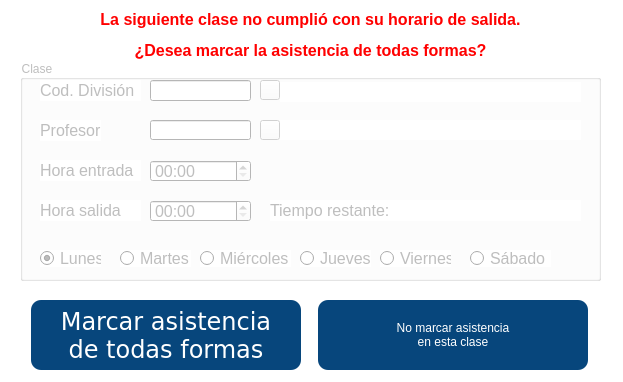
<?xml version="1.0" encoding="UTF-8"?>
<ui version="4.0">
 <class>AdvertenciaAsistencia</class>
 <widget class="QDialog" name="AdvertenciaAsistencia">
  <property name="geometry">
   <rect>
    <x>0</x>
    <y>0</y>
    <width>623</width>
    <height>382</height>
   </rect>
  </property>
  <property name="windowTitle">
   <string>Asistencia</string>
  </property>
  <property name="styleSheet">
   <string notr="true">background-color: rgb(255, 255, 255);</string>
  </property>
  <widget class="QWidget" name="horizontalLayoutWidget">
   <property name="geometry">
    <rect>
     <x>20</x>
     <y>300</y>
     <width>581</width>
     <height>71</height>
    </rect>
   </property>
   <layout class="QHBoxLayout" name="horizontalLayout">
    <item>
     <widget class="QPushButton" name="Bt_marcar">
      <property name="maximumSize">
       <size>
        <width>270</width>
        <height>70</height>
       </size>
      </property>
      <property name="font">
       <font>
        <family>Verdana</family>
        <pointsize>18</pointsize>
        <weight>50</weight>
        <italic>false</italic>
        <bold>false</bold>
       </font>
      </property>
      <property name="focusPolicy">
       <enum>Qt::NoFocus</enum>
      </property>
      <property name="styleSheet">
       <string notr="true">background-color: rgb(7, 70, 124);
font: 18pt &quot;Verdana&quot;;
border-radius: 10px;
color: rgb(255, 255, 255);</string>
      </property>
      <property name="text">
       <string>Marcar asistencia 
de todas formas</string>
      </property>
     </widget>
    </item>
    <item>
     <widget class="QPushButton" name="Bt_no_marcar">
      <property name="maximumSize">
       <size>
        <width>270</width>
        <height>70</height>
       </size>
      </property>
      <property name="styleSheet">
       <string notr="true">background-color: rgb(7, 70, 124);
font: 18pt &quot;Verdana&quot;;
border-radius: 10px;
color: rgb(255, 255, 255);</string>
      </property>
      <property name="text">
       <string>No marcar asistencia 
en esta clase</string>
      </property>
     </widget>
    </item>
   </layout>
  </widget>
  <widget class="QLabel" name="label_2">
   <property name="geometry">
    <rect>
     <x>20</x>
     <y>10</y>
     <width>581</width>
     <height>51</height>
    </rect>
   </property>
   <property name="font">
    <font>
     <family>Tahoma</family>
     <pointsize>12</pointsize>
    </font>
   </property>
   <property name="text">
    <string>&lt;html&gt;&lt;head/&gt;&lt;body&gt;&lt;p align=&quot;center&quot;&gt;&lt;span style=&quot; font-weight:600; color:#ff0000;&quot;&gt;La siguiente clase no cumplió con su horario de salida.&lt;/span&gt;&lt;/p&gt;&lt;p align=&quot;center&quot;&gt;&lt;span style=&quot; font-weight:600; color:#ff0000;&quot;&gt;¿Desea marcar la asistencia de todas formas?&lt;/span&gt;&lt;/p&gt;&lt;/body&gt;&lt;/html&gt;</string>
   </property>
  </widget>
  <widget class="QGroupBox" name="groupBox">
   <property name="enabled">
    <bool>false</bool>
   </property>
   <property name="geometry">
    <rect>
     <x>20</x>
     <y>60</y>
     <width>581</width>
     <height>221</height>
    </rect>
   </property>
   <property name="title">
    <string>Clase</string>
   </property>
   <widget class="QRadioButton" name="bt_sabado">
    <property name="geometry">
     <rect>
      <x>450</x>
      <y>190</y>
      <width>81</width>
      <height>17</height>
     </rect>
    </property>
    <property name="font">
     <font>
      <family>Tahoma</family>
      <pointsize>12</pointsize>
     </font>
    </property>
    <property name="text">
     <string>Sábado</string>
    </property>
   </widget>
   <widget class="QLabel" name="label">
    <property name="geometry">
     <rect>
      <x>20</x>
      <y>20</y>
      <width>101</width>
      <height>21</height>
     </rect>
    </property>
    <property name="font">
     <font>
      <family>Tahoma</family>
      <pointsize>12</pointsize>
     </font>
    </property>
    <property name="text">
     <string>Cod. División</string>
    </property>
   </widget>
   <widget class="QPushButton" name="bt_division">
    <property name="geometry">
     <rect>
      <x>240</x>
      <y>20</y>
      <width>20</width>
      <height>20</height>
     </rect>
    </property>
    <property name="maximumSize">
     <size>
      <width>16777215</width>
      <height>16777208</height>
     </size>
    </property>
    <property name="font">
     <font>
      <family>MS Shell Dlg 2</family>
      <pointsize>16</pointsize>
      <weight>50</weight>
      <italic>false</italic>
      <bold>false</bold>
     </font>
    </property>
    <property name="styleSheet">
     <string notr="true">background-color: rgb(255, 255, 255);
font: 16pt &quot;MS Shell Dlg 2&quot;;</string>
    </property>
    <property name="text">
     <string/>
    </property>
    <property name="icon">
     <iconset>
      <normaloff>../../lupa.png</normaloff>../../lupa.png</iconset>
    </property>
    <property name="autoDefault">
     <bool>true</bool>
    </property>
    <property name="flat">
     <bool>false</bool>
    </property>
   </widget>
   <widget class="QLabel" name="label_3">
    <property name="geometry">
     <rect>
      <x>20</x>
      <y>100</y>
      <width>101</width>
      <height>21</height>
     </rect>
    </property>
    <property name="font">
     <font>
      <family>Tahoma</family>
      <pointsize>12</pointsize>
     </font>
    </property>
    <property name="text">
     <string>Hora entrada</string>
    </property>
   </widget>
   <widget class="QLineEdit" name="tx_codigo_division">
    <property name="geometry">
     <rect>
      <x>130</x>
      <y>20</y>
      <width>101</width>
      <height>21</height>
     </rect>
    </property>
    <property name="font">
     <font>
      <family>Tahoma</family>
      <pointsize>12</pointsize>
     </font>
    </property>
    <property name="inputMask">
     <string/>
    </property>
    <property name="text">
     <string/>
    </property>
   </widget>
   <widget class="QLabel" name="label_4">
    <property name="geometry">
     <rect>
      <x>20</x>
      <y>60</y>
      <width>61</width>
      <height>21</height>
     </rect>
    </property>
    <property name="font">
     <font>
      <family>Tahoma</family>
      <pointsize>12</pointsize>
     </font>
    </property>
    <property name="text">
     <string>Profesor</string>
    </property>
   </widget>
   <widget class="QRadioButton" name="bt_lunes">
    <property name="geometry">
     <rect>
      <x>20</x>
      <y>190</y>
      <width>61</width>
      <height>17</height>
     </rect>
    </property>
    <property name="font">
     <font>
      <family>Tahoma</family>
      <pointsize>12</pointsize>
     </font>
    </property>
    <property name="text">
     <string>Lunes</string>
    </property>
    <property name="checked">
     <bool>true</bool>
    </property>
   </widget>
   <widget class="QLabel" name="lb_division">
    <property name="geometry">
     <rect>
      <x>260</x>
      <y>22</y>
      <width>301</width>
      <height>20</height>
     </rect>
    </property>
    <property name="font">
     <font>
      <family>Tahoma</family>
      <pointsize>12</pointsize>
     </font>
    </property>
    <property name="text">
     <string/>
    </property>
   </widget>
   <widget class="QRadioButton" name="bt_martes">
    <property name="geometry">
     <rect>
      <x>100</x>
      <y>190</y>
      <width>71</width>
      <height>17</height>
     </rect>
    </property>
    <property name="font">
     <font>
      <family>Tahoma</family>
      <pointsize>12</pointsize>
     </font>
    </property>
    <property name="text">
     <string>Martes</string>
    </property>
   </widget>
   <widget class="QTimeEdit" name="tx_salida">
    <property name="geometry">
     <rect>
      <x>130</x>
      <y>140</y>
      <width>101</width>
      <height>22</height>
     </rect>
    </property>
    <property name="font">
     <font>
      <family>Tahoma</family>
      <pointsize>12</pointsize>
     </font>
    </property>
    <property name="displayFormat">
     <string>hh:mm</string>
    </property>
    <property name="calendarPopup">
     <bool>false</bool>
    </property>
   </widget>
   <widget class="QRadioButton" name="bt_miercoles">
    <property name="geometry">
     <rect>
      <x>180</x>
      <y>190</y>
      <width>91</width>
      <height>17</height>
     </rect>
    </property>
    <property name="font">
     <font>
      <family>Tahoma</family>
      <pointsize>12</pointsize>
     </font>
    </property>
    <property name="text">
     <string>Miércoles</string>
    </property>
   </widget>
   <widget class="QTimeEdit" name="tx_entrada">
    <property name="geometry">
     <rect>
      <x>130</x>
      <y>100</y>
      <width>101</width>
      <height>22</height>
     </rect>
    </property>
    <property name="font">
     <font>
      <family>Tahoma</family>
      <pointsize>12</pointsize>
     </font>
    </property>
    <property name="displayFormat">
     <string>hh:mm</string>
    </property>
    <property name="calendarPopup">
     <bool>false</bool>
    </property>
   </widget>
   <widget class="QRadioButton" name="bt_jueves">
    <property name="geometry">
     <rect>
      <x>280</x>
      <y>190</y>
      <width>71</width>
      <height>17</height>
     </rect>
    </property>
    <property name="font">
     <font>
      <family>Tahoma</family>
      <pointsize>12</pointsize>
     </font>
    </property>
    <property name="text">
     <string>Jueves</string>
    </property>
   </widget>
   <widget class="QLineEdit" name="tx_dni_profesor">
    <property name="geometry">
     <rect>
      <x>130</x>
      <y>60</y>
      <width>101</width>
      <height>20</height>
     </rect>
    </property>
    <property name="font">
     <font>
      <family>Tahoma</family>
      <pointsize>12</pointsize>
     </font>
    </property>
    <property name="text">
     <string/>
    </property>
   </widget>
   <widget class="QRadioButton" name="bt_viernes">
    <property name="geometry">
     <rect>
      <x>360</x>
      <y>190</y>
      <width>71</width>
      <height>17</height>
     </rect>
    </property>
    <property name="font">
     <font>
      <family>Tahoma</family>
      <pointsize>12</pointsize>
     </font>
    </property>
    <property name="text">
     <string>Viernes</string>
    </property>
   </widget>
   <widget class="QLabel" name="label_5">
    <property name="geometry">
     <rect>
      <x>20</x>
      <y>140</y>
      <width>101</width>
      <height>21</height>
     </rect>
    </property>
    <property name="font">
     <font>
      <family>Tahoma</family>
      <pointsize>12</pointsize>
     </font>
    </property>
    <property name="text">
     <string>Hora salida</string>
    </property>
   </widget>
   <widget class="QPushButton" name="bt_profesor">
    <property name="geometry">
     <rect>
      <x>240</x>
      <y>60</y>
      <width>20</width>
      <height>20</height>
     </rect>
    </property>
    <property name="font">
     <font>
      <family>MS Shell Dlg 2</family>
      <pointsize>16</pointsize>
      <weight>50</weight>
      <italic>false</italic>
      <bold>false</bold>
     </font>
    </property>
    <property name="styleSheet">
     <string notr="true">background-color: rgb(255, 255, 255);
font: 16pt &quot;MS Shell Dlg 2&quot;;</string>
    </property>
    <property name="text">
     <string/>
    </property>
    <property name="icon">
     <iconset>
      <normaloff>../../lupa.png</normaloff>../../lupa.png</iconset>
    </property>
    <property name="autoDefault">
     <bool>true</bool>
    </property>
    <property name="flat">
     <bool>false</bool>
    </property>
   </widget>
   <widget class="QLabel" name="lb_profesor">
    <property name="geometry">
     <rect>
      <x>260</x>
      <y>60</y>
      <width>301</width>
      <height>20</height>
     </rect>
    </property>
    <property name="font">
     <font>
      <family>Tahoma</family>
      <pointsize>12</pointsize>
     </font>
    </property>
    <property name="text">
     <string/>
    </property>
   </widget>
   <widget class="QLabel" name="lb_restante">
    <property name="geometry">
     <rect>
      <x>250</x>
      <y>140</y>
      <width>311</width>
      <height>21</height>
     </rect>
    </property>
    <property name="font">
     <font>
      <family>Tahoma</family>
      <pointsize>12</pointsize>
     </font>
    </property>
    <property name="text">
     <string>Tiempo restante: </string>
    </property>
   </widget>
  </widget>
  <zorder>groupBox</zorder>
  <zorder>horizontalLayoutWidget</zorder>
  <zorder>label_2</zorder>
 </widget>
 <resources/>
 <connections/>
</ui>
